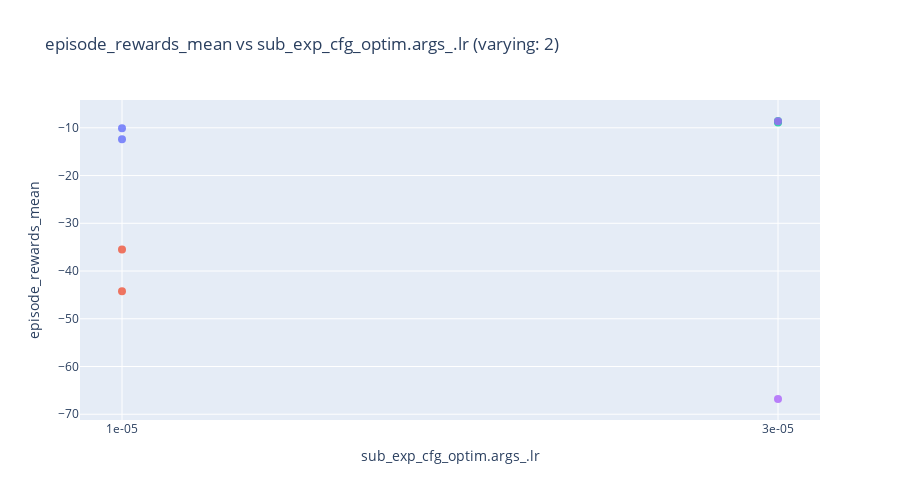
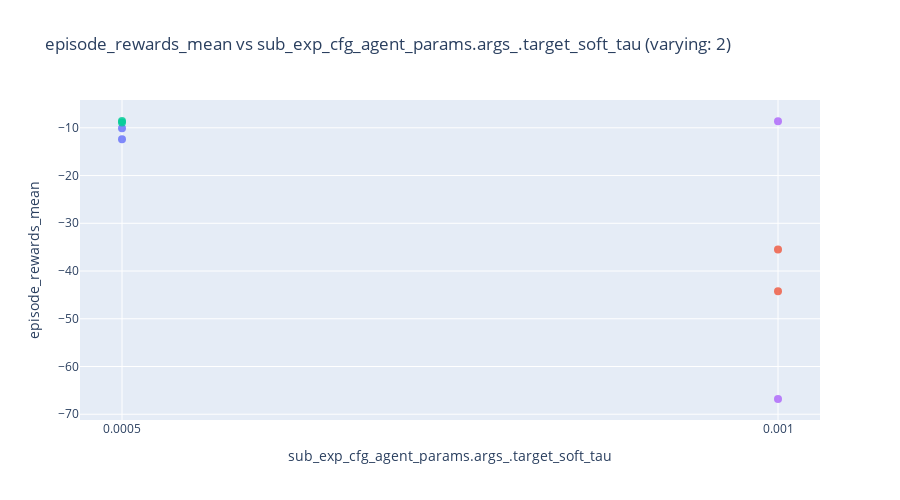

Notebook code for these charts, in order:
### Code cell
import plotly.express as px

# --- config ---
target_col = "episode_rewards_mean"  # your target metric
color_col = "experiment_name"  # optional color grouping
readable_names = {
    # optional friendly names; falls back to raw column name if missing
    # "hp_raw_name": "Pretty Name",
}

# --- build plots ---
varying_hps = [hp for hp in hyperparam_columns if sub_df[hp].nunique(dropna=False) > 1]

if not varying_hps:
    print("No hyperparameters with more than one unique value — nothing to plot.")
else:
    for hp in varying_hps:
        # Rename only the current x column (leave others as-is for hover)
        x_name = readable_names.get(hp, hp)
        plot_df = sub_df.rename(columns={hp: x_name})

        fig = px.scatter(
            plot_df,
            x=x_name,
            y=target_col,
            color=color_col if color_col in plot_df.columns else None,
            hover_data=hyperparam_columns,  # handy to inspect full config per point
            title=f"{target_col} vs {x_name} (varying: {sub_df[hp].nunique(dropna=False)})",
            height=500,
        )
        fig.update_traces(mode="markers", marker=dict(size=8, opacity=0.8))
        fig.update_layout(showlegend=False)
        fig.show()

### Figure 1 — Plotly figure (JSON) as saved in the notebook; plotly's stock layout.template omitted (floating-point values rounded to 4 significant figures)
{"data": [{"customdata": [["None", "0.0005", "fixed_res"], ["None", "0.0005", "fixed_res"]], "hovertemplate": "experiment_name=0000_estimator.args_.c_tanh_scale_None__optim.args_.lr_1e-05__agent_params.args_.target_soft_tau_0.0005__experiment_fixed_res<br>sub_exp_cfg_optim.args_.lr=%{x}<br>episode_rewards_mean=%{y}<br>sub_exp_cfg_estimator.args_.c_tanh_scale=%{customdata[0]}<br>sub_exp_cfg_agent_params.args_.target_soft_tau=%{customdata[1]}<br>sub_exp_cfg_experiment=%{customdata[2]}<extra></extra>", "legendgroup": "0000_estimator.args_.c_tanh_scale_None__optim.args_.lr_1e-05__agent_params.args_.target_soft_tau_0.0005__experiment_fixed_res", "marker": {"color": "#636efa", "opacity": 0.8, "size": 8, "symbol": "circle"}, "mode": "markers", "name": "0000_estimator.args_.c_tanh_scale_None__optim.args_.lr_1e-05__agent_params.args_.target_soft_tau_0.0005__experiment_fixed_res", "orientation": "v", "showlegend": true, "type": "scatter", "x": ["1e-05", "1e-05"], "xaxis": "x", "y": [-10.09, -12.42], "yaxis": "y"}, {"customdata": [["None", "0.001", "fixed_res"], ["None", "0.001", "fixed_res"]], "hovertemplate": "experiment_name=0001_estimator.args_.c_tanh_scale_None__optim.args_.lr_1e-05__agent_params.args_.target_soft_tau_0.001__experiment_fixed_res<br>sub_exp_cfg_optim.args_.lr=%{x}<br>episode_rewards_mean=%{y}<br>sub_exp_cfg_estimator.args_.c_tanh_scale=%{customdata[0]}<br>sub_exp_cfg_agent_params.args_.target_soft_tau=%{customdata[1]}<br>sub_exp_cfg_experiment=%{customdata[2]}<extra></extra>", "legendgroup": "0001_estimator.args_.c_tanh_scale_None__optim.args_.lr_1e-05__agent_params.args_.target_soft_tau_0.001__experiment_fixed_res", "marker": {"color": "#EF553B", "opacity": 0.8, "size": 8, "symbol": "circle"}, "mode": "markers", "name": "0001_estimator.args_.c_tanh_scale_None__optim.args_.lr_1e-05__agent_params.args_.target_soft_tau_0.001__experiment_fixed_res", "orientation": "v", "showlegend": true, "type": "scatter", "x": ["1e-05", "1e-05"], "xaxis": "x", "y": [-35.5, -44.25], "yaxis": "y"}, {"customdata": [["None", "0.0005", "fixed_res"], ["None", "0.0005", "fixed_res"]], "hovertemplate": "experiment_name=0002_estimator.args_.c_tanh_scale_None__optim.args_.lr_3e-05__agent_params.args_.target_soft_tau_0.0005__experiment_fixed_res<br>sub_exp_cfg_optim.args_.lr=%{x}<br>episode_rewards_mean=%{y}<br>sub_exp_cfg_estimator.args_.c_tanh_scale=%{customdata[0]}<br>sub_exp_cfg_agent_params.args_.target_soft_tau=%{customdata[1]}<br>sub_exp_cfg_experiment=%{customdata[2]}<extra></extra>", "legendgroup": "0002_estimator.args_.c_tanh_scale_None__optim.args_.lr_3e-05__agent_params.args_.target_soft_tau_0.0005__experiment_fixed_res", "marker": {"color": "#00cc96", "opacity": 0.8, "size": 8, "symbol": "circle"}, "mode": "markers", "name": "0002_estimator.args_.c_tanh_scale_None__optim.args_.lr_3e-05__agent_params.args_.target_soft_tau_0.0005__experiment_fixed_res", "orientation": "v", "showlegend": true, "type": "scatter", "x": ["3e-05", "3e-05"], "xaxis": "x", "y": [-8.573, -8.903], "yaxis": "y"}, {"customdata": [["None", "0.001", "fixed_res"], ["None", "0.001", "fixed_res"]], "hovertemplate": "experiment_name=0003_estimator.args_.c_tanh_scale_None__optim.args_.lr_3e-05__agent_params.args_.target_soft_tau_0.001__experiment_fixed_res<br>sub_exp_cfg_optim.args_.lr=%{x}<br>episode_rewards_mean=%{y}<br>sub_exp_cfg_estimator.args_.c_tanh_scale=%{customdata[0]}<br>sub_exp_cfg_agent_params.args_.target_soft_tau=%{customdata[1]}<br>sub_exp_cfg_experiment=%{customdata[2]}<extra></extra>", "legendgroup": "0003_estimator.args_.c_tanh_scale_None__optim.args_.lr_3e-05__agent_params.args_.target_soft_tau_0.001__experiment_fixed_res", "marker": {"color": "#ab63fa", "opacity": 0.8, "size": 8, "symbol": "circle"}, "mode": "markers", "name": "0003_estimator.args_.c_tanh_scale_None__optim.args_.lr_3e-05__agent_params.args_.target_soft_tau_0.001__experiment_fixed_res", "orientation": "v", "showlegend": true, "type": "scatter", "x": ["3e-05", "3e-05"], "xaxis": "x", "y": [-66.81, -8.644], "yaxis": "y"}], "layout": {"height": 500, "legend": {"title": {"text": "experiment_name"}, "tracegroupgap": 0}, "showlegend": false, "title": {"text": "episode_rewards_mean vs sub_exp_cfg_optim.args_.lr (varying: 2)"}, "xaxis": {"anchor": "y", "domain": [0, 1], "title": {"text": "sub_exp_cfg_optim.args_.lr"}}, "yaxis": {"anchor": "x", "domain": [0, 1], "title": {"text": "episode_rewards_mean"}}}}

### Figure 2 — Plotly figure (JSON) as saved in the notebook; plotly's stock layout.template omitted (floating-point values rounded to 4 significant figures)
{"data": [{"customdata": [["None", "1e-05", "fixed_res"], ["None", "1e-05", "fixed_res"]], "hovertemplate": "experiment_name=0000_estimator.args_.c_tanh_scale_None__optim.args_.lr_1e-05__agent_params.args_.target_soft_tau_0.0005__experiment_fixed_res<br>sub_exp_cfg_agent_params.args_.target_soft_tau=%{x}<br>episode_rewards_mean=%{y}<br>sub_exp_cfg_estimator.args_.c_tanh_scale=%{customdata[0]}<br>sub_exp_cfg_optim.args_.lr=%{customdata[1]}<br>sub_exp_cfg_experiment=%{customdata[2]}<extra></extra>", "legendgroup": "0000_estimator.args_.c_tanh_scale_None__optim.args_.lr_1e-05__agent_params.args_.target_soft_tau_0.0005__experiment_fixed_res", "marker": {"color": "#636efa", "opacity": 0.8, "size": 8, "symbol": "circle"}, "mode": "markers", "name": "0000_estimator.args_.c_tanh_scale_None__optim.args_.lr_1e-05__agent_params.args_.target_soft_tau_0.0005__experiment_fixed_res", "orientation": "v", "showlegend": true, "type": "scatter", "x": ["0.0005", "0.0005"], "xaxis": "x", "y": [-10.09, -12.42], "yaxis": "y"}, {"customdata": [["None", "1e-05", "fixed_res"], ["None", "1e-05", "fixed_res"]], "hovertemplate": "experiment_name=0001_estimator.args_.c_tanh_scale_None__optim.args_.lr_1e-05__agent_params.args_.target_soft_tau_0.001__experiment_fixed_res<br>sub_exp_cfg_agent_params.args_.target_soft_tau=%{x}<br>episode_rewards_mean=%{y}<br>sub_exp_cfg_estimator.args_.c_tanh_scale=%{customdata[0]}<br>sub_exp_cfg_optim.args_.lr=%{customdata[1]}<br>sub_exp_cfg_experiment=%{customdata[2]}<extra></extra>", "legendgroup": "0001_estimator.args_.c_tanh_scale_None__optim.args_.lr_1e-05__agent_params.args_.target_soft_tau_0.001__experiment_fixed_res", "marker": {"color": "#EF553B", "opacity": 0.8, "size": 8, "symbol": "circle"}, "mode": "markers", "name": "0001_estimator.args_.c_tanh_scale_None__optim.args_.lr_1e-05__agent_params.args_.target_soft_tau_0.001__experiment_fixed_res", "orientation": "v", "showlegend": true, "type": "scatter", "x": ["0.001", "0.001"], "xaxis": "x", "y": [-35.5, -44.25], "yaxis": "y"}, {"customdata": [["None", "3e-05", "fixed_res"], ["None", "3e-05", "fixed_res"]], "hovertemplate": "experiment_name=0002_estimator.args_.c_tanh_scale_None__optim.args_.lr_3e-05__agent_params.args_.target_soft_tau_0.0005__experiment_fixed_res<br>sub_exp_cfg_agent_params.args_.target_soft_tau=%{x}<br>episode_rewards_mean=%{y}<br>sub_exp_cfg_estimator.args_.c_tanh_scale=%{customdata[0]}<br>sub_exp_cfg_optim.args_.lr=%{customdata[1]}<br>sub_exp_cfg_experiment=%{customdata[2]}<extra></extra>", "legendgroup": "0002_estimator.args_.c_tanh_scale_None__optim.args_.lr_3e-05__agent_params.args_.target_soft_tau_0.0005__experiment_fixed_res", "marker": {"color": "#00cc96", "opacity": 0.8, "size": 8, "symbol": "circle"}, "mode": "markers", "name": "0002_estimator.args_.c_tanh_scale_None__optim.args_.lr_3e-05__agent_params.args_.target_soft_tau_0.0005__experiment_fixed_res", "orientation": "v", "showlegend": true, "type": "scatter", "x": ["0.0005", "0.0005"], "xaxis": "x", "y": [-8.573, -8.903], "yaxis": "y"}, {"customdata": [["None", "3e-05", "fixed_res"], ["None", "3e-05", "fixed_res"]], "hovertemplate": "experiment_name=0003_estimator.args_.c_tanh_scale_None__optim.args_.lr_3e-05__agent_params.args_.target_soft_tau_0.001__experiment_fixed_res<br>sub_exp_cfg_agent_params.args_.target_soft_tau=%{x}<br>episode_rewards_mean=%{y}<br>sub_exp_cfg_estimator.args_.c_tanh_scale=%{customdata[0]}<br>sub_exp_cfg_optim.args_.lr=%{customdata[1]}<br>sub_exp_cfg_experiment=%{customdata[2]}<extra></extra>", "legendgroup": "0003_estimator.args_.c_tanh_scale_None__optim.args_.lr_3e-05__agent_params.args_.target_soft_tau_0.001__experiment_fixed_res", "marker": {"color": "#ab63fa", "opacity": 0.8, "size": 8, "symbol": "circle"}, "mode": "markers", "name": "0003_estimator.args_.c_tanh_scale_None__optim.args_.lr_3e-05__agent_params.args_.target_soft_tau_0.001__experiment_fixed_res", "orientation": "v", "showlegend": true, "type": "scatter", "x": ["0.001", "0.001"], "xaxis": "x", "y": [-66.81, -8.644], "yaxis": "y"}], "layout": {"height": 500, "legend": {"title": {"text": "experiment_name"}, "tracegroupgap": 0}, "showlegend": false, "title": {"text": "episode_rewards_mean vs sub_exp_cfg_agent_params.args_.target_soft_tau (varying: 2)"}, "xaxis": {"anchor": "y", "domain": [0, 1], "title": {"text": "sub_exp_cfg_agent_params.args_.target_soft_tau"}}, "yaxis": {"anchor": "x", "domain": [0, 1], "title": {"text": "episode_rewards_mean"}}}}
